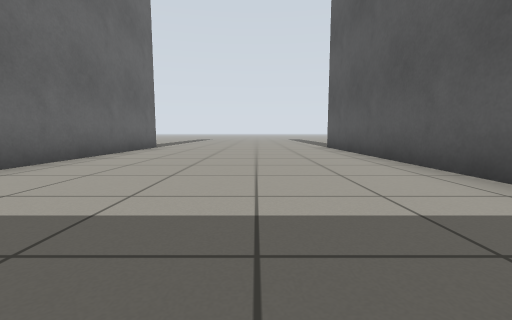
[1] (above)

12 first-person views from a walk through a Gazebo world. The camera is 0.5 m above the floor, tilts 6° down and sees 90° across. The floor is counted in squares, 1 m on a side. Each view is taken from the middle of a square. On the plan, view 1 faces up. The plan holds only what a view shows up to about 9 squares ahead; the rest is blank.

[2]
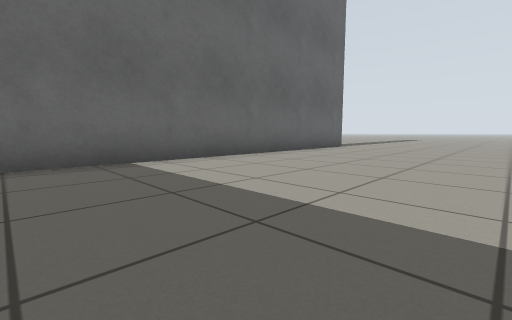

[3]
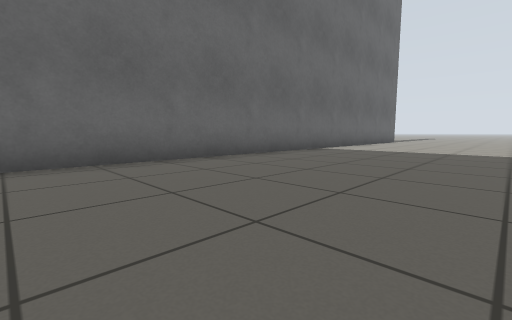

[4]
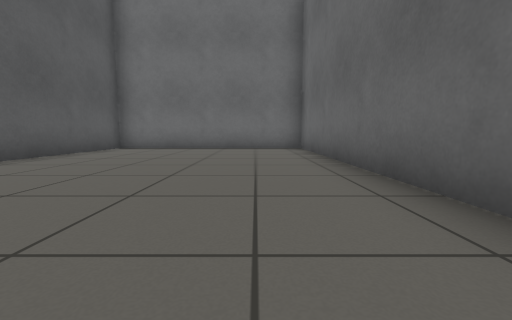

[5]
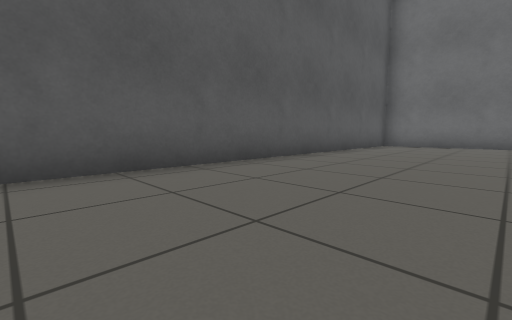

[6]
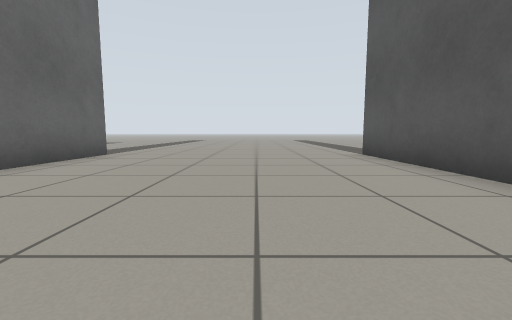

[7]
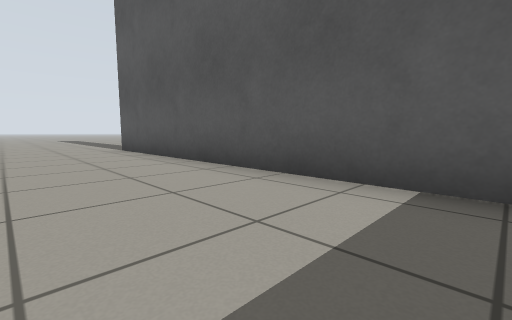

[8]
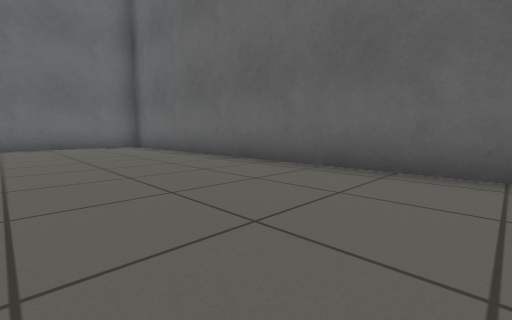

[9]
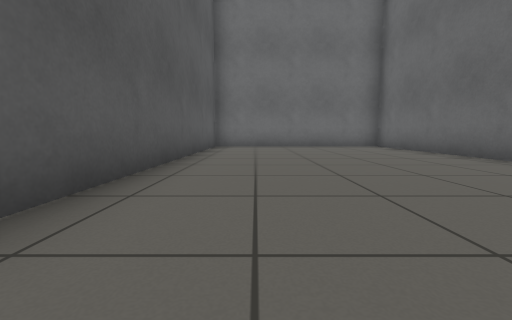

[10]
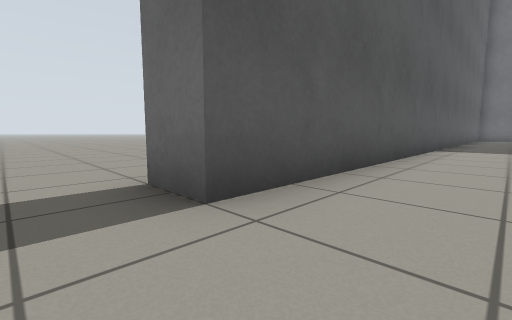

[11]
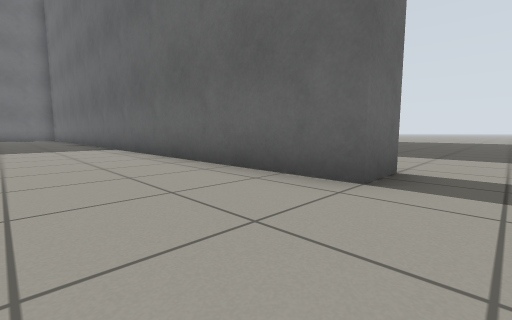

[12]
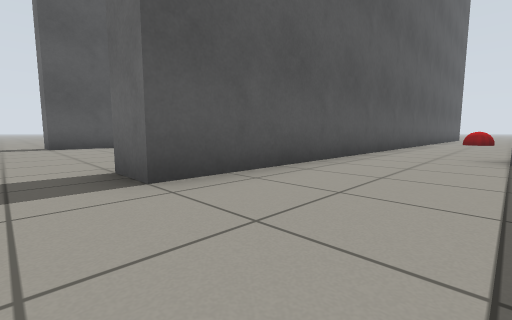

### Floor plan
Points are (right, up) in squares from view 1. A wall is a line through its corners. A room is listed if a view was taken in it or the views show most of it. See-through windows are left out.
Room 1 (views 1, 2, 3, 4, 5, 6, 7, 8, 9, 10, 11)
walls: (-4.5, 9) (-3.5, 9) (-3.5, -10.5) (2.5, -10.5) (2.5, 9) (3.5, 9)
ways out: opening at (-4, 9.5) to room 2; opening at (3, 9.5)
Room 2 (view 12)
walls: (-4.5, -0.5) (-4.5, 9)
ways out: opening at (-4, 9.5) to room 1

Where each view was taken, in squares from view 1:
view 1: 0 up, 0 right, facing up
view 2: 0 up, 1 right, facing up-left
view 3: 6 down, 1 right, facing up-left
view 4: 2 down, 2 left, facing down
view 5: 0 up, 1 left, facing down-right
view 6: 3 up, 0 right, facing up
view 7: 1 up, 0 right, facing up-right
view 8: 1 down, 0 right, facing down-left
view 9: 1 down, 1 right, facing down
view 10: 10 up, 1 right, facing down-right
view 11: 10 up, 1 left, facing down-left
view 12: 10 up, 7 left, facing down-right
